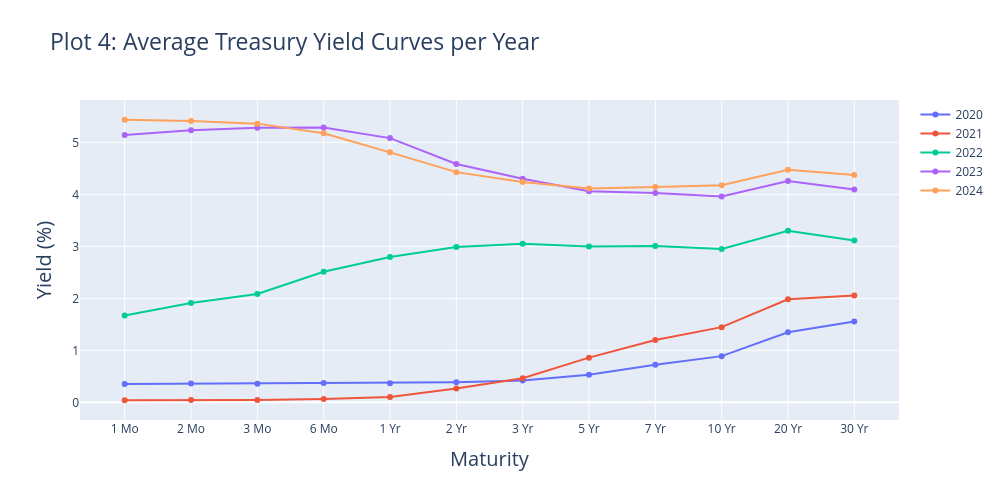

Notebook code cell kept with this figure:
### Markdown cell above
*

### Code cell
# visualize annual yield curves

yield_curve_df['Year'] = yield_curve_df.index.year # create a 'Year' column 

maturities = yield_curve_df.columns.drop(['Year']) # available maturities in the dataset

fig = go.Figure()
for year in sorted(yield_curve_df['Year'].unique()):
    avg_yields = yield_curve_df[yield_curve_df['Year'] == year][maturities].mean()
    fig.add_trace(go.Scatter(x=maturities, y=avg_yields, mode='lines+markers', name=str(year)))

fig.update_layout(
    title={'text':'Plot 4: Average Treasury Yield Curves per Year',
           'font': dict(size=23)}, 
    xaxis_title='Maturity',
    yaxis_title='Yield (%)',
    height=500,
    width=1000
)

fig.update_xaxes(title_font=dict(size=20))
fig.update_yaxes(title_font=dict(size=20))

fig.show()

### Figure 1 — Plotly figure (JSON) as saved in the notebook; plotly's stock layout.template omitted (floating-point values rounded to 4 significant figures)
{"data": [{"mode": "lines+markers", "name": "2020", "type": "scatter", "x": ["1 Mo", "2 Mo", "3 Mo", "6 Mo", "1 Yr", "2 Yr", "3 Yr", "5 Yr", "7 Yr", "10 Yr", "20 Yr", "30 Yr"], "y": [0.3527, 0.3606, 0.3603, 0.371, 0.3701, 0.3886, 0.421, 0.5331, 0.7218, 0.8892, 1.348, 1.556]}, {"mode": "lines+markers", "name": "2021", "type": "scatter", "x": ["1 Mo", "2 Mo", "3 Mo", "6 Mo", "1 Yr", "2 Yr", "3 Yr", "5 Yr", "7 Yr", "10 Yr", "20 Yr", "30 Yr"], "y": [0.04084, 0.04418, 0.0449, 0.0639, 0.104, 0.2655, 0.4627, 0.8602, 1.198, 1.447, 1.982, 2.056]}, {"mode": "lines+markers", "name": "2022", "type": "scatter", "x": ["1 Mo", "2 Mo", "3 Mo", "6 Mo", "1 Yr", "2 Yr", "3 Yr", "5 Yr", "7 Yr", "10 Yr", "20 Yr", "30 Yr"], "y": [1.672, 1.913, 2.085, 2.512, 2.797, 2.986, 3.048, 2.999, 3.005, 2.951, 3.299, 3.113]}, {"mode": "lines+markers", "name": "2023", "type": "scatter", "x": ["1 Mo", "2 Mo", "3 Mo", "6 Mo", "1 Yr", "2 Yr", "3 Yr", "5 Yr", "7 Yr", "10 Yr", "20 Yr", "30 Yr"], "y": [5.14, 5.231, 5.279, 5.284, 5.082, 4.583, 4.301, 4.058, 4.025, 3.959, 4.257, 4.095]}, {"mode": "lines+markers", "name": "2024", "type": "scatter", "x": ["1 Mo", "2 Mo", "3 Mo", "6 Mo", "1 Yr", "2 Yr", "3 Yr", "5 Yr", "7 Yr", "10 Yr", "20 Yr", "30 Yr"], "y": [5.435, 5.411, 5.36, 5.176, 4.808, 4.427, 4.239, 4.114, 4.142, 4.177, 4.472, 4.373]}], "layout": {"height": 500, "title": {"font": {"size": 23}, "text": "Plot 4: Average Treasury Yield Curves per Year"}, "width": 1000, "xaxis": {"title": {"font": {"size": 20}, "text": "Maturity"}}, "yaxis": {"title": {"font": {"size": 20}, "text": "Yield (%)"}}}}
